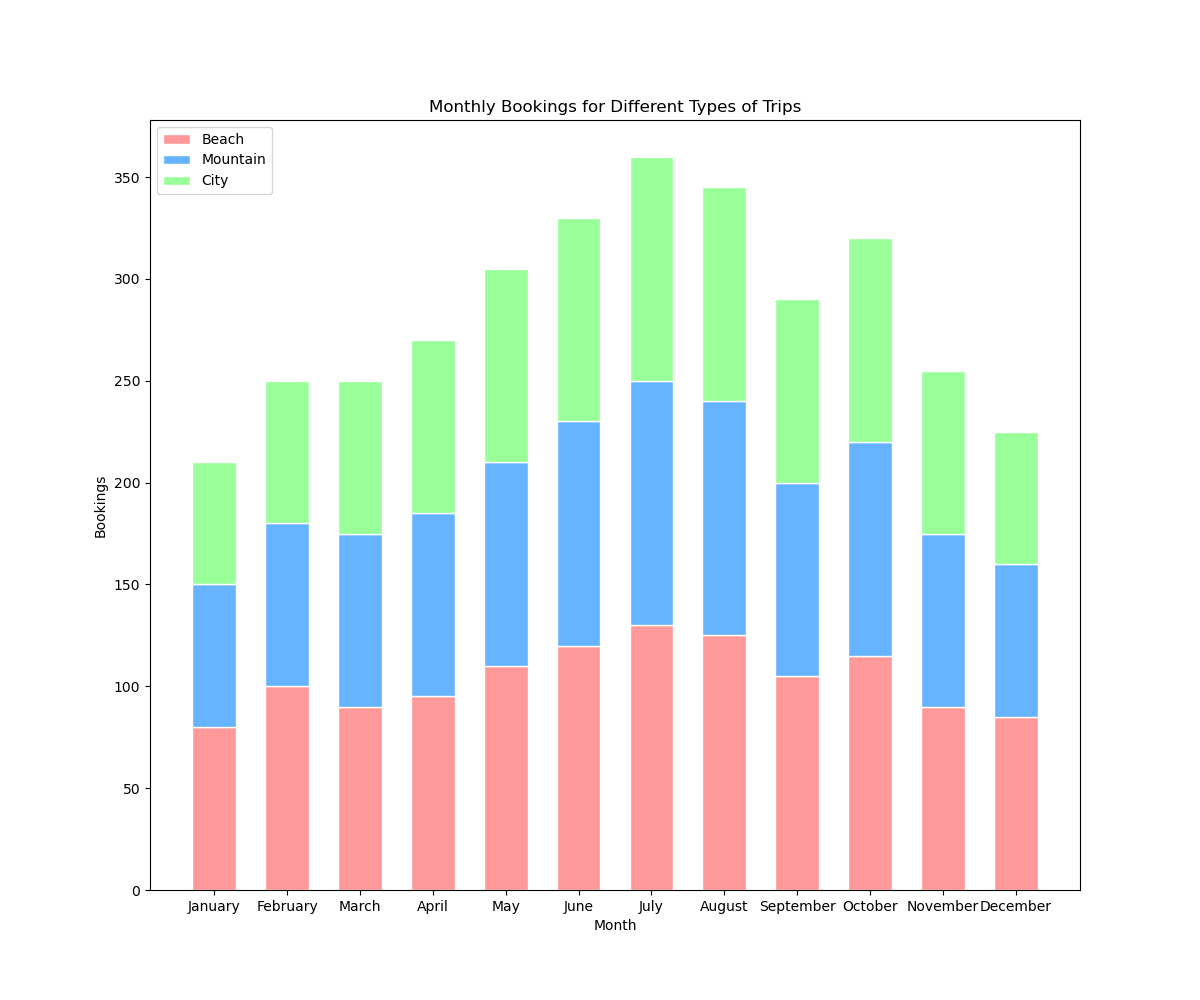

Here is the Python script that generated this plot:

import matplotlib.pyplot as plt

# Data
months = ['January', 'February', 'March', 'April', 'May', 'June', 'July', 'August', 'September', 'October', 'November', 'December']
beach_bookings = [80, 100, 90, 95, 110, 120, 130, 125, 105, 115, 90, 85]
mountain_bookings = [70, 80, 85, 90, 100, 110, 120, 115, 95, 105, 85, 75]
city_bookings = [60, 70, 75, 85, 95, 100, 110, 105, 90, 100, 80, 65]

# Color codes for each trip type
colors = ['#ff9999', '#66b3ff', '#99ff99']

# Plot stacked bar chart
plt.figure(figsize=(12, 10)) # Width and height of the chart in inches
bar_width = 0.6 # Width of the bars

plt.bar(months, beach_bookings, color=colors[0], edgecolor='white', width=bar_width, label='Beach')
plt.bar(months, mountain_bookings, bottom=beach_bookings, color=colors[1], edgecolor='white', width=bar_width, label='Mountain')
plt.bar(months, city_bookings, bottom=[i+j for i,j in zip(beach_bookings, mountain_bookings)], color=colors[2], edgecolor='white', width=bar_width, label='City')

# Add labels and title
plt.ylabel('Bookings')
plt.xlabel('Month')
plt.title('Monthly Bookings for Different Types of Trips')
plt.legend(loc='upper left')

# Display the final result
plt.show()
